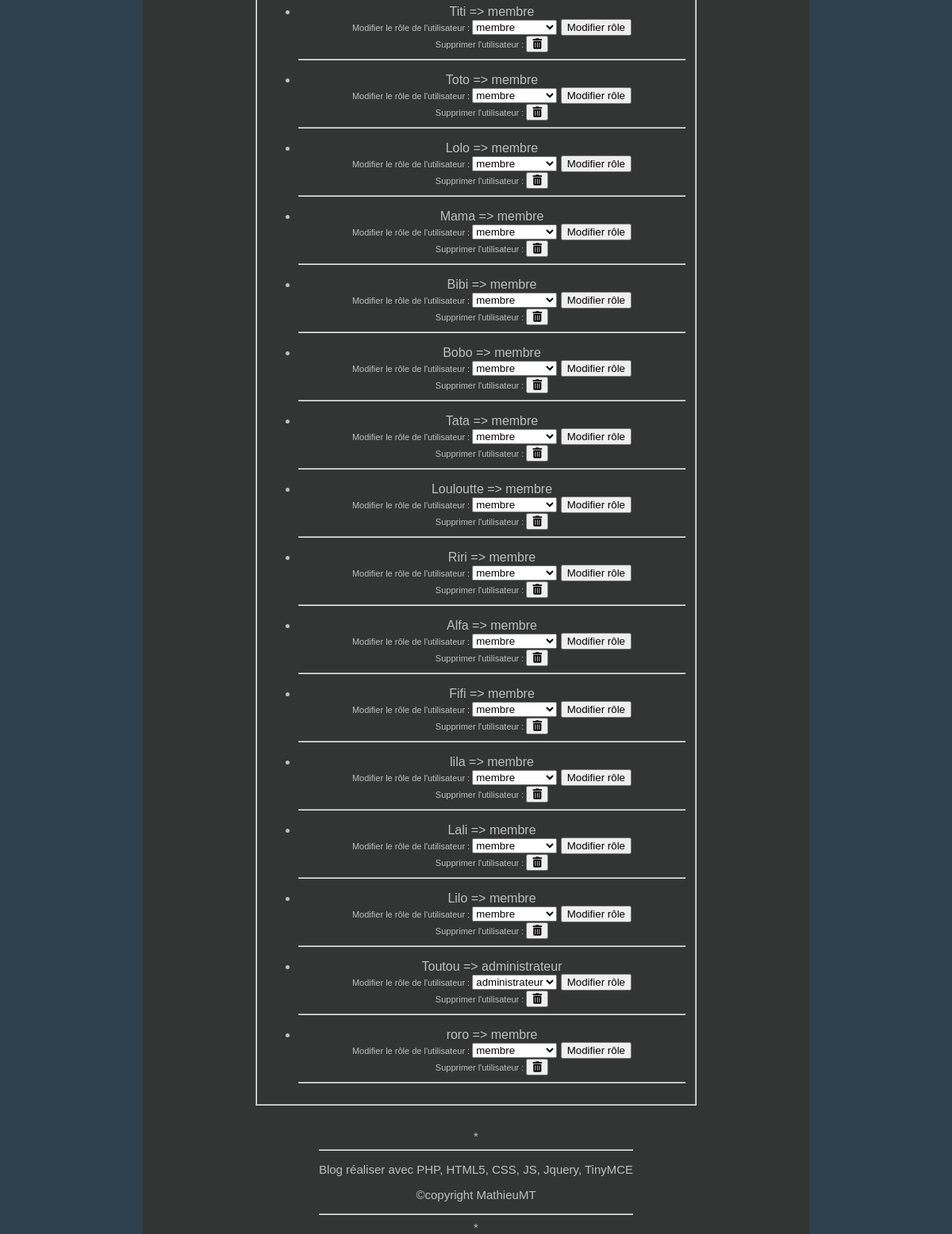
The app's page /index.php?action=roleUsers&id=57 (signed in, lower part), older data.
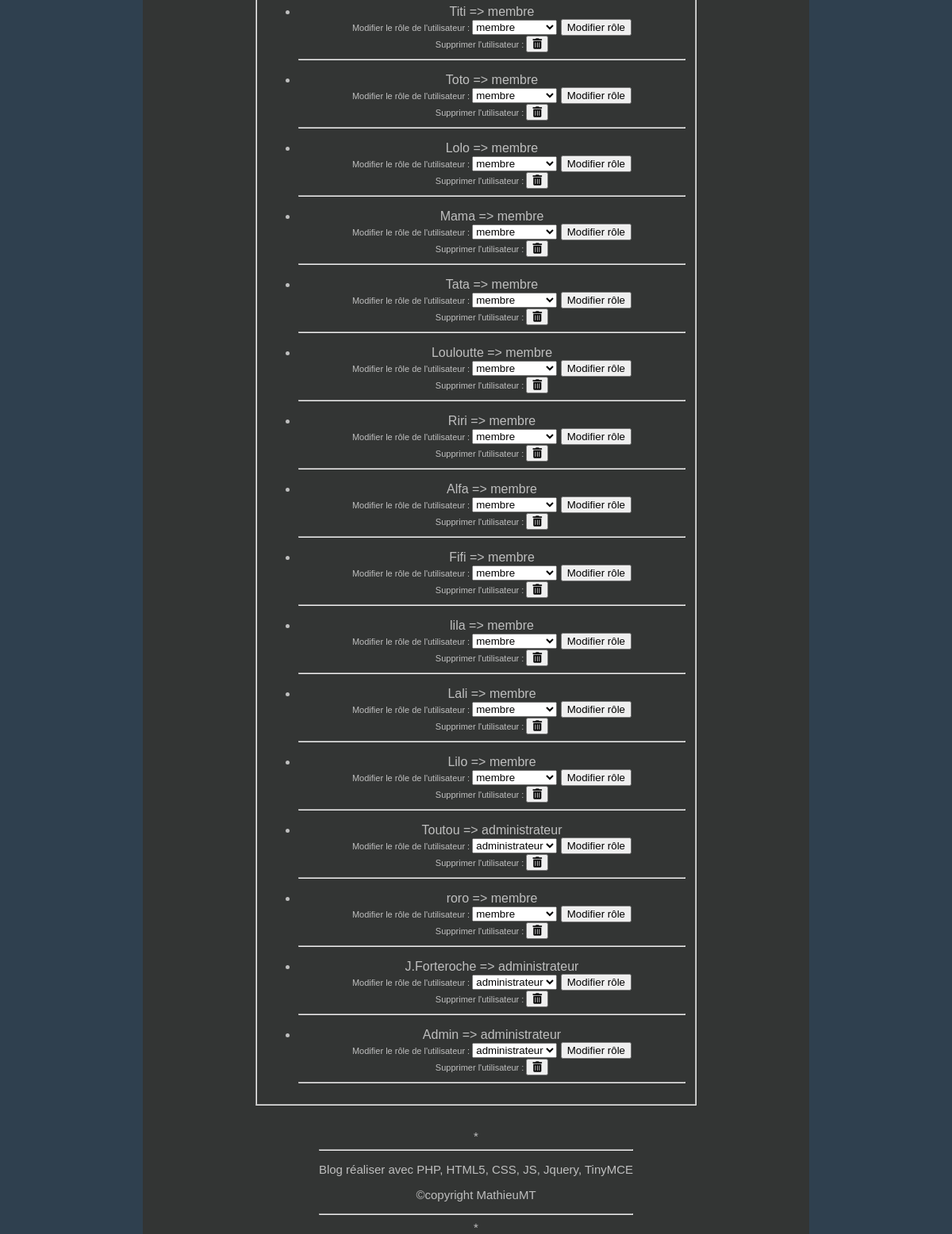
The same page, newer data.
### tables this page shows
CREATE TABLE `members` (
  `id` int(11) NOT NULL,
  `role` int(255) NOT NULL,
  `nickname` varchar(255) NOT NULL,
  `pass` text NOT NULL,
  `email` varchar(255) NOT NULL,
  `registration_date` datetime NOT NULL,
  `avatar` text,
  `signature` text
);

CREATE TABLE `roles` (
  `role_id` int(11) NOT NULL,
  `role_name` varchar(255) NOT NULL
);

### Controller/AdminControllerUser.php (called while the page is built, shortened)
<?php
require_once 'Model/AdminManagerUser.php';
class AdminControllerUser {
    private $roleOfUsers;
    public function __construct() {
        $this->roleOfUsers = new AdminManagerUser();
    }
    public function showRoles() {
        $roleOfUsers = $this->roleOfUsers->getRoleOfUsers();
        if (isset($_POST['role'])) {
            $usersByRole = $this->roleOfUsers->getUsersByRole($_POST['role']);
            if ($_POST['role'] == 'tous') {
                $usersByRole = $this->roleOfUsers->getAllUsersByRole($_POST['role']);
            }
        }else {
            $usersByRole = $this->roleOfUsers->getUsersByRole();
        }
        $view = new View("adminUserView");
        $view->generate(array('roleOfUsers' => $roleOfUsers, 'usersByRole' => $usersByRole));
    }
}

### index.php (called while the page is built, shortened)
<?php
$router = new Router();
$router->routerQuery();

### Model/AdminManagerUser.php (called while the page is built, shortened)
<?php
require_once 'Model/Model.php';
class AdminManagerUser extends Model  {
    public function getUsersByRole($role = NULL) {
        if ($role == NULL) {
             $sql = 'SELECT m.id, m.role, m.nickname, m.pass, m.email, DATE_FORMAT(registration_date, \'%d/%m/%Y à %Hh%imin%ss\') AS registration_date_fr, m.avatar, m.signature, r.role_id, r.role_name FROM members m LEFT JOIN roles r ON m.role = r.role_id';
            $usersByRole = $this->executeQuery($sql);
        }
            if ($usersByRole->rowCount() >= 0) {
                return $usersByRole->fetchAll();
            }
    }
}

### Model/Model.php (called while the page is built)
<?php
class Model {
    private $db;
    protected function executeQuery($sql, $settings = null) {
       if ($settings == null) {
            $result = $this->dbConnect()->query($sql);
        }
        else {
            $result = $this->dbConnect()->prepare($sql);
            $result->execute($settings);
        }
        return $result;
    }
    private function dbConnect() {
        if ($this->db == null) {
            $this->db = new PDO('mysql:host=localhost; dbname=simpleBlog;charset=utf8', 'root', 'root', array(PDO::ATTR_ERRMODE => PDO::ERRMODE_EXCEPTION));
        }
        return $this->db;
    }
}

### View/adminUserView.php (the view, shortened to what this page needs)
<?php
if (isset($_SESSION['id']) && $_SESSION['role'] === '2') {
?>
<div id="users">
        <fieldset>Liste de utilisateurs par rôle:
           <?php foreach($usersByRole as $u_role ): ?>
                <ul>
                    <li>
                        <?= $u_role['nickname'] ?> => <?= $u_role['role_name'] ?><br />
                        <form method="post" action="index.php?action=updateRoleUsers">
                        <label>Modifier le rôle de l'utilisateur : </label>
                        <select name="updateRole">
                            <option value="1" <?php if ($u_role['role_id'] === '1') {
        ?>selected="selected"<?php
    } ?>>membre</option>
                            <option value="2" <?php if ($u_role['role_id'] === '2') {
        ?>selected="selected"<?php
    } ?>>administrateur</option>
                        </select>
                        <input type="submit" name="btn_update_role" value="Modifier rôle" />
                        </form>
                        <form method="post" action="index.php?action=deleteUser">
                            <label for="deleteUser">Supprimer l'utilisateur : </label><button type="submit" name="deleteUser" id="deleteUser"><i class="fas fa-trash-alt"></i></button>
                        </form>
                        <hr />
                    </li>
                </ul>
            <?php endforeach; ?>
        </fieldset>
</div>
<?php
}
?>

Row changes from the older to the newer data that the page shows:
removed members: nickname "Bibi", roles.role_name "membre", updateRole "membre"
removed members: nickname "Bobo", roles.role_name "membre", updateRole "membre"
added members: nickname "J.Forteroche", roles.role_name "administrateur", updateRole "administrateur"
added members: nickname "Admin", roles.role_name "administrateur", updateRole "administrateur"
